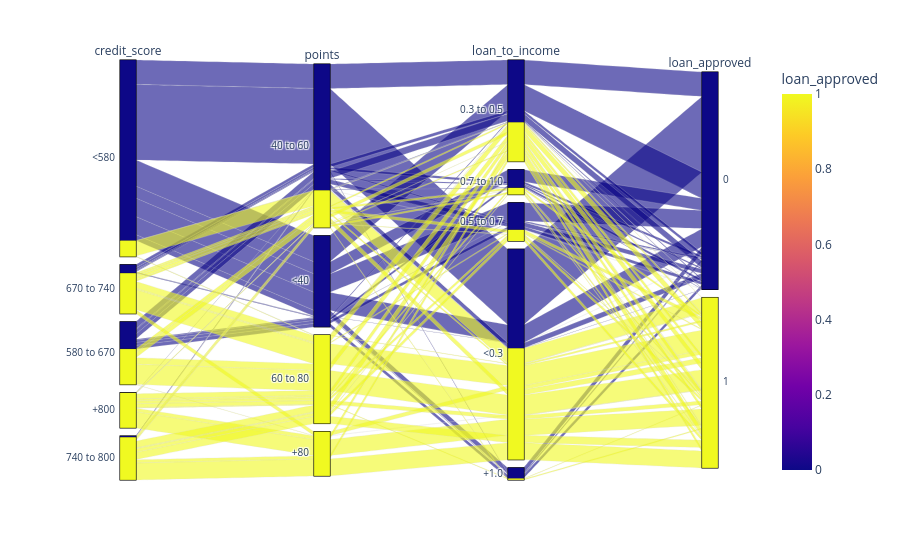

Notebook code for this chart:
### Code cell
for col in ['credit_score', 'points', 'loan_to_income']:
    df_disc[col] = df_disc[col].astype(str)

df_disc['loan_approved'] = df_disc['loan_approved'].astype(int)

fig = px.parallel_categories(
    df_disc[['credit_score', 'points', 'loan_to_income', 'loan_approved']],
    color="loan_approved",
    color_continuous_scale=px.colors.sequential.Plasma
)

fig.show()

### Figure 1 — Plotly figure (JSON) as saved in the notebook; plotly's stock layout.template omitted (floating-point values rounded to 4 significant figures; data arrays with more than 128 entries replaced by an {"elided": "..."} marker saying what was removed)
{"data": [{"dimensions": [{"label": "credit_score", "values": {"elided": "2000 str values"}}, {"label": "points", "values": {"elided": "2000 str values"}}, {"label": "loan_to_income", "values": {"elided": "2000 str values"}}, {"label": "loan_approved", "values": {"elided": "2000 int values"}}], "domain": {"x": [0, 1], "y": [0, 1]}, "line": {"color": {"elided": "2000 int values"}, "coloraxis": "coloraxis"}, "name": "", "type": "parcats"}], "layout": {"coloraxis": {"colorbar": {"title": {"text": "loan_approved"}}, "colorscale": [[0, "#0d0887"], [0.1111, "#46039f"], [0.2222, "#7201a8"], [0.3333, "#9c179e"], [0.4444, "#bd3786"], [0.5556, "#d8576b"], [0.6667, "#ed7953"], [0.7778, "#fb9f3a"], [0.8889, "#fdca26"], [1, "#f0f921"]]}, "legend": {"tracegroupgap": 0}, "margin": {"t": 60}}}
